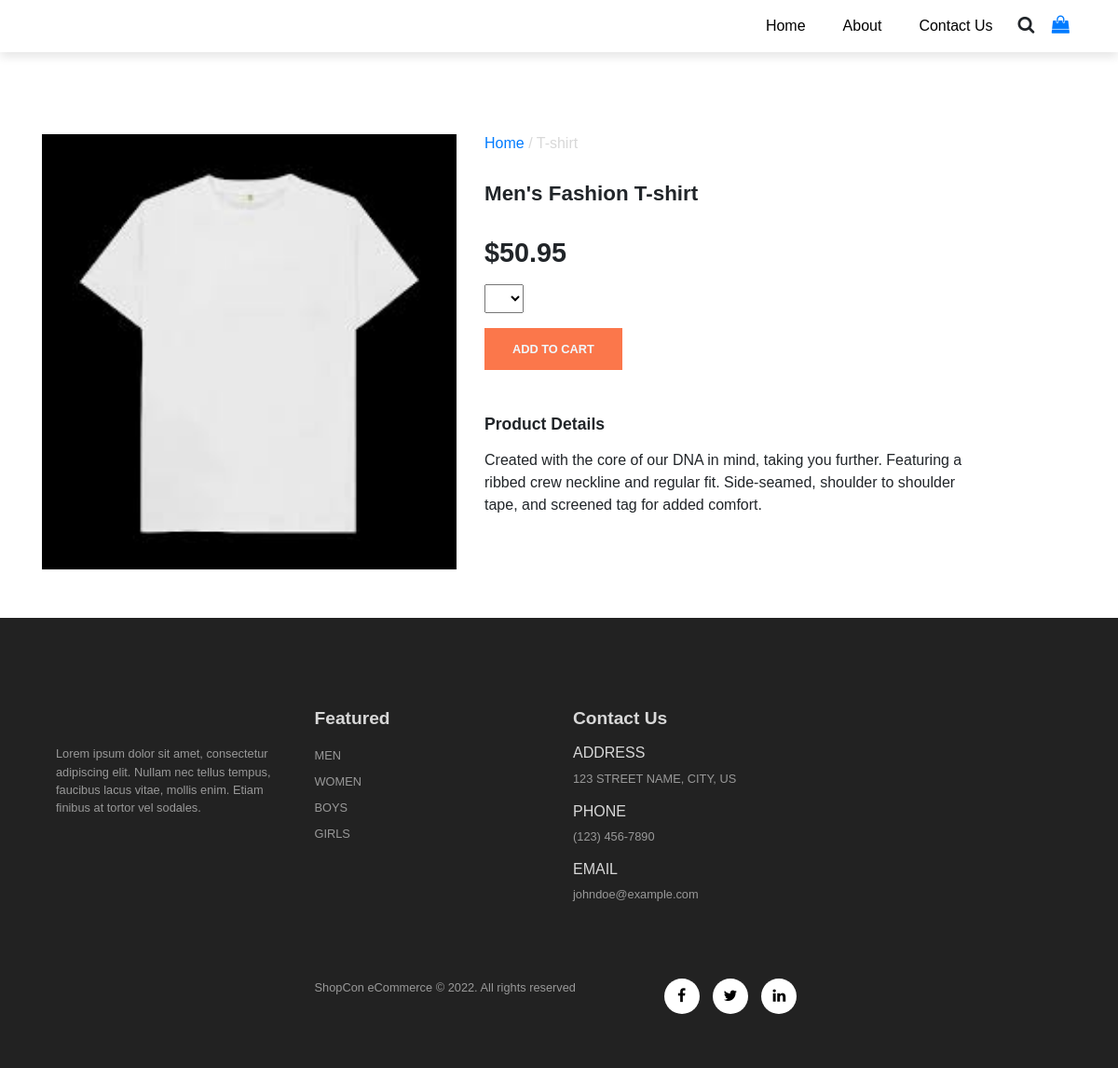
/product/1/, run on the app's committed database.
### app/models.py (models this page shows, shortened)
class Product(models.Model):
    name = models.CharField(max_length=200, null=True, blank=True)
    description = models.TextField()
    price = models.DecimalField(max_digits=9, decimal_places=2)
    size = models.ManyToManyField('Size')
    category = models.ForeignKey('Category', on_delete=models.CASCADE)
    image = models.ImageField(null=True, blank=True)

class Category(models.Model):
    name = models.CharField(max_length=200, null=True, blank=True)
    def __str__(self):
        return self.name

### app/views.py (the view)
# urls.py: path('product/<int:pk>/', views.product, name="product"),
def product(request, pk):
    product = Product.objects.get(pk=pk)
    return render(request, 'product.html', {'product': product})

### docs/templates/product.html (shortened to what this page needs)
{% extends 'base.html' %}
{% load static %}
{% block head_css_page %}<link rel="stylesheet" href="{% static 'css/product.css' %}">{% endblock head_css_page %}
{% block content %}
    <section class="container sproduct my-5 pt-5">
        <div class="row mt-5">
            <div class="col-lg-5 col-md-12 col-12">
                    <img class="text-fluid w-100 pb-1" src="{{product.image.url}}" alt="" id="MainImg">
                </div>
                <div class="col-lg-6 col-md-12 col-12">
                    <h6><a href="{% url 'index' %}">Home</a> / {{product.category}}</h6>
                    <h3 class="py-4">{{product.name}}</h3>
                    <h2>${{product.price}}</h2>
                    <select class="my-3">
                        {% for category in product.size.all %}
                            <option>{{size.category}}</option>
                        {% endfor %}
                    </select>
                    <button data-product={{product.id}} data-action="add"
                    class="buy-btn update-cart">Add To Cart</button>
                    <h4 class="mt-5 mb-3">Product Details</h4>
                    <span>{{product.description}}</span>
                </div>
            </div>
    </section>
{% endblock %}

### docs/static/css/style.css (style rules this page uses)
* { margin: 0%; padding: 0%; box-sizing: border-box; }
body { font-family: 'Poppins', sans-serif; }
h2 { font-size: 1.8rem; font-weight: 600; }
h3 { font-size: 1.4rem; font-weight: 800; }
h4 { font-size: 1.1rem; font-weight: 600; }
h6 { color: #d8d8d8; }
button { font-size: 0.8rem; font-weight: 700; outline: none; border: none; background-color: #1d1d1d; color: aliceblue; padding: 13px 30px; cursor: pointer; text-transform: uppercase; transition: 0.3s ease; }

### docs/static/css/product.css (style rules this page uses)
.sproduct select { display: block; padding: 5px 10px; }
.buy-btn { background: #fb774b; opacity: 1; transition: 0.3s all; }

### data on the page
Product: image (picture), category "T-shirt", name "Men's Fashion T-shirt", price "50.95", description "Created with the core of our DNA in mind, taking you further. Featuring a ribbed crew neckline and regular fit. Side-seamed, shoulder to shoulder tape, and screened tag for added comfort."
